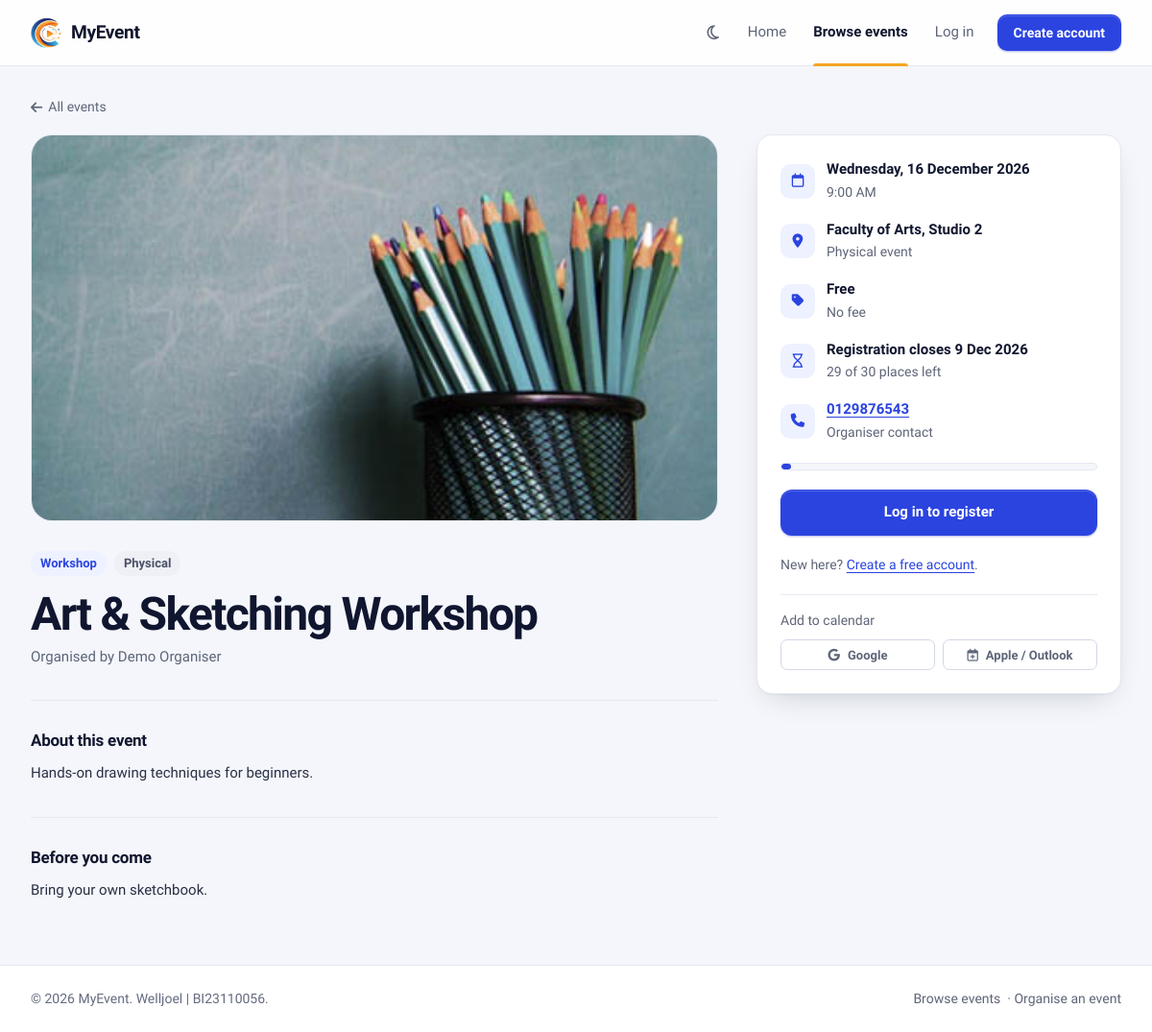
Page /event_detail.php?id=1 on the committed database.
### tables this page shows
CREATE TABLE IF NOT EXISTS `events` (
  `event_id` int(11) NOT NULL AUTO_INCREMENT,
  `event_name` varchar(255) NOT NULL,
  `description` text DEFAULT NULL,
  `contact_no` varchar(20) DEFAULT NULL,
  `category_id` int(10) unsigned DEFAULT NULL,
  `venue` varchar(255) NOT NULL,
  `event_date` date NOT NULL,
  `event_time` time NOT NULL,
  `end_time` time DEFAULT NULL,
  `mode` enum('Physical','Online','Hybrid') NOT NULL DEFAULT 'Physical',
  `remarks` text DEFAULT NULL,
  `visibility` enum('Public','Private') NOT NULL DEFAULT 'Public',
  `poster_path` varchar(255) DEFAULT NULL,
  `created_by` int(11) DEFAULT NULL,
  `created_at` timestamp NOT NULL DEFAULT current_timestamp(),
  `fee` decimal(10,2) NOT NULL DEFAULT 0.00,
  `reg_close_date` date DEFAULT NULL,
  `max_participants` int(11) NOT NULL DEFAULT 0,
  PRIMARY KEY (`event_id`),
  KEY `category_id` (`category_id`),
  KEY `fk_events_createdby` (`created_by`),
  KEY `idx_events_date` (`event_date`),
  CONSTRAINT `events_ibfk_1` FOREIGN KEY (`category_id`) REFERENCES `event_category` (`category_id`) ON DELETE SET NULL ON UPDATE CASCADE,
  CONSTRAINT `fk_events_createdby` FOREIGN KEY (`created_by`) REFERENCES `users` (`user_id`) ON DELETE SET NULL ON UPDATE CASCADE,
  CONSTRAINT `chk_events_fee` CHECK (`fee` >= 0),
  CONSTRAINT `chk_events_capacity` CHECK (`max_participants` >= 0)
);

CREATE TABLE IF NOT EXISTS `event_category` (
  `category_id` int(10) unsigned NOT NULL AUTO_INCREMENT,
  `categoryName` varchar(100) NOT NULL,
  `categoryDesc` varchar(100) NOT NULL,
  `createDate` timestamp NOT NULL DEFAULT current_timestamp(),
  PRIMARY KEY (`category_id`)
);

CREATE TABLE IF NOT EXISTS `users` (
  `user_id` int(11) NOT NULL AUTO_INCREMENT,
  `category` enum('Staff','Student','Public') NOT NULL,
  `name` varchar(255) NOT NULL,
  `email` varchar(255) NOT NULL,
  `phone` varchar(20) DEFAULT NULL,
  `organization` varchar(255) NOT NULL,
  `recommend_events` text DEFAULT NULL,
  `password` varchar(255) NOT NULL,
  `role` enum('Admin','User') NOT NULL DEFAULT 'User',
  `created_at` timestamp NOT NULL DEFAULT current_timestamp(),
  `bio` text DEFAULT NULL,
  `profile_pic` varchar(255) DEFAULT NULL,
  `email_participant` tinyint(1) NOT NULL DEFAULT 1 COMMENT 'Emails about my own registrations and events I joined',
  `email_organiser` tinyint(1) NOT NULL DEFAULT 1 COMMENT 'Emails when people register for events I organise',
  PRIMARY KEY (`user_id`),
  UNIQUE KEY `email` (`email`)
);

### include/helpers.php (called while the page is built, shortened)
<?php
function poster_url(?string $file): string
{
    if ($file && basename($file) === $file) {
        foreach ([POSTER_DIR, 'assets/img'] as $dir) {
            if (is_file(ROOT_PATH . '/' . $dir . '/' . $file)) {
                return BASE_URL . $dir . '/' . rawurlencode($file);
            }
        }
    }
    return BASE_URL . 'assets/img/event-placeholder.svg';
}
function format_fee($fee): string
{
    $amount = (float) $fee;
    return $amount > 0 ? 'RM ' . number_format($amount, 2) : 'Free';
}
function db_all(mysqli $conn, string $sql, string $types = '', array $params = []): array
{
    $stmt = $conn->prepare($sql);
    if ($types !== '') {
        $stmt->bind_param($types, ...$params);
    }
    $stmt->execute();
    $rows = $stmt->get_result()->fetch_all(MYSQLI_ASSOC);
    return $rows;
}
function event_period(array $event): array
{
    $tz = new DateTimeZone(date_default_timezone_get());
    $start = new DateTimeImmutable($event['event_date'] . ' ' . $event['event_time'], $tz);
    $end = !empty($event['end_time'])
        ? new DateTimeImmutable($event['event_date'] . ' ' . $event['end_time'], $tz)
        : $start->modify('+' . DEFAULT_EVENT_HOURS . ' hours');
    return [$start, $end];
}
function google_calendar_url(array $event): string
{
    [$start, $end] = event_period($event);
    $utc = new DateTimeZone('UTC');
    return 'https://calendar.google.com/calendar/render?' . http_build_query([
        'action'   => 'TEMPLATE',
        'text'     => $event['event_name'],
        'dates'    => $start->setTimezone($utc)->format('Ymd\THis\Z') . '/' . $end->setTimezone($utc)->format('Ymd\THis\Z'),
        'details'  => trim(mb_substr((string) ($event['description'] ?? ''), 0, 800) . "\n\n" . BASE_URL . 'event_detail.php?id=' . (int) $event['event_id']),
        'location' => $event['venue'] ?? '',
    ]);
}

### include/security.php (called while the page is built, shortened)
<?php
function e($value): string
{
    return htmlspecialchars((string) ($value ?? ''), ENT_QUOTES | ENT_SUBSTITUTE, 'UTF-8');
}
function is_logged_in(): bool
{
    return !empty($_SESSION['loggedin']) && isset($_SESSION['user_id']);
}

### event_detail.php (the view, shortened to what this page needs)
<?php
require_once __DIR__ . '/config.php';
$event_id = (int) ($_GET['id'] ?? 0);
$event = db_all($conn,
    "SELECT e.*, c.categoryName AS category, u.name AS organizer_name,
            (SELECT COUNT(*) FROM registrations r WHERE r.event_id = e.event_id AND r.approval_status <> 'Rejected') AS taken
     FROM events e
     LEFT JOIN users u ON u.user_id = e.created_by
     LEFT JOIN event_category c ON c.category_id = e.category_id
     WHERE e.event_id = ?", 'i', [$event_id])[0] ?? null;
$close_date = $event['reg_close_date'] ?: $event['event_date'];
$is_closed  = $close_date < date('Y-m-d');
$capacity   = (int) $event['max_participants'];
$taken      = (int) $event['taken'];
$is_full    = $capacity > 0 && $taken >= $capacity;
$is_owner   = is_logged_in() && (int) $event['created_by'] === current_user_id();
$status     = is_logged_in()
    ? db_value($conn, 'SELECT approval_status FROM registrations WHERE user_id = ? AND event_id = ?', 'ii', [current_user_id(), $event_id])
    : null;
$wait_pos   = is_logged_in() ? waitlist_position($conn, $event_id, current_user_id()) : null;
$is_past    = $event['event_date'] < date('Y-m-d');
include ROOT_PATH . '/include/layout/public_start.php';
?>
<div class="detail">
    <div class="detail-top">
        <a class="back-link" href="browse_events.php"><i class="fa-solid fa-arrow-left"></i> All events</a>
    </div>
    <header class="detail-head">
        <img class="detail-poster" src="<?= e(poster_url($event['poster_path'])) ?>" alt="Poster for <?= e($event['event_name']) ?>">
        <div class="badge-row">
            <span class="badge badge-brand no-dot"><?= e($event['category'] ?? 'General') ?></span>
            <span class="badge no-dot"><?= e($event['mode']) ?></span>
        </div>
        <h1 class="detail-title"><?= e($event['event_name']) ?></h1>
        <p class="detail-organiser">Organised by <?= e($event['organizer_name'] ?? APP_NAME) ?></p>
    </header>
    <article class="detail-body">
        <?php if (trim((string) $event['description']) !== ''): ?>
            <section class="detail-section">
                <h2>About this event</h2>
                <p><?= nl2br(e($event['description'])) ?></p>
            </section>
        <?php endif; ?>
        <?php if (trim((string) $event['remarks']) !== ''): ?>
            <section class="detail-section">
                <h2>Before you come</h2>
                <p><?= nl2br(e($event['remarks'])) ?></p>
            </section>
        <?php endif; ?>
    </article>
    <aside class="card detail-aside" aria-label="Event details and registration">
        <div class="card-body">
            <ul class="facts">
                <li><i class="fa-regular fa-calendar" aria-hidden="true"></i><div><b><?= e(date('l, j F Y', strtotime($event['event_date']))) ?></b><span><?= e(date('g:i A', strtotime($event['event_time']))) ?></span></div></li>
                <li><i class="fa-solid fa-location-dot" aria-hidden="true"></i><div><b><?= e($event['venue']) ?></b><span><?= e($event['mode']) ?> event</span></div></li>
                <li><i class="fa-solid fa-tag" aria-hidden="true"></i><div><b><?= e(format_fee($event['fee'])) ?></b><span><?= (float) $event['fee'] > 0 ? 'Paid to the organiser' : 'No fee' ?></span></div></li>
                <li><i class="fa-regular fa-hourglass" aria-hidden="true"></i><div><b>Registration <?= $is_closed ? 'closed' : 'closes' ?> <?= e(date('j M Y', strtotime($close_date))) ?></b><span><?= $capacity > 0 ? max(0, $capacity - $taken) . ' of ' . $capacity . ' places left' : 'No limit on places' ?></span></div></li>
                <?php if (!empty($event['contact_no'])): ?>
                    <li><i class="fa-solid fa-phone" aria-hidden="true"></i><div><b><a href="tel:<?= e(preg_replace('/[^0-9+]/', '', $event['contact_no'])) ?>"><?= e($event['contact_no']) ?></a></b><span>Organiser contact</span></div></li>
                <?php endif; ?>
            </ul>
            <?php if ($capacity > 0): ?>
                <div class="capacity" role="img" aria-label="<?= $taken ?> of <?= $capacity ?> places taken"><span style="width: <?= min(100, round($taken / $capacity * 100)) ?>%"></span></div>
            <?php endif; ?>
            <?php if ($is_owner): ?>
                <div class="btn-stack">
                    <a class="btn btn-primary btn-block" href="users/manage_participants.php?event_id=<?= $event_id ?>"><i class="fa-solid fa-users"></i> Manage participants</a>
                    <a class="btn btn-secondary btn-block" href="users/edit_event.php?id=<?= $event_id ?>">Edit event</a>
                </div>
            <?php elseif ($status === 'Pending'): ?>
                <div class="status-box flash-info"><i class="fa-regular fa-clock"></i> Registered. Waiting for the organiser to approve.</div>
            <?php elseif ($status === 'Rejected'): ?>
                <div class="status-box flash-error"><i class="fa-solid fa-circle-xmark"></i> Your registration was not approved.</div>
            <?php elseif ($is_closed): ?>
                <div class="status-box is-muted"><i class="fa-solid fa-lock"></i> Registration has closed.</div>
            <?php elseif ($is_full): ?>
                <div class="status-box is-muted"><i class="fa-solid fa-users-slash"></i> This event is full.</div>
                <a class="btn btn-primary btn-block btn-lg" href="auth/login.php">Log in to join the waitlist</a>
            <?php else: ?>
                <a class="btn btn-primary btn-block btn-lg" href="auth/login.php">Log in to register</a>
                <p class="cell-muted no-margin">New here? <a href="auth/register.php">Create a free account</a>.</p>
            <?php endif; ?>
            <?php if (!$is_past): ?>
                <div class="calendar-links">
                    <span class="cell-muted">Add to calendar</span>
                    <a class="btn btn-ghost btn-sm" href="<?= e(google_calendar_url($event)) ?>" target="_blank" rel="noopener"><i class="fa-brands fa-google" aria-hidden="true"></i> Google</a>
                    <a class="btn btn-ghost btn-sm" href="event_calendar.php?id=<?= $event_id ?>"><i class="fa-regular fa-calendar-plus" aria-hidden="true"></i> Apple / Outlook</a>
                </div>
            <?php endif; ?>
        </div>
    </aside>
</div>
<?php include ROOT_PATH . '/include/layout/public_end.php'; ?>

### assets/css/app.css (style rules this page uses)
:root { --ink: #10162f; --text: #2a3044; --muted: #5e6578; --faint: #646b80; --blue: #2b44e0; --blue-dark: #1e33b5; --blue-tint: #eef1ff; --blue-line: #cfd6fb; --saffron: #f5a524; --saffron-tint: #fff4dc; --saffron-ink: #8a5300; --paper: #f4f6fb; --surface: #ffffff; --surface-2: #f9fafd; --line: #e5e8f1; --line-strong: #d3d8e6; --primary: #2b44e0; --primary-hover: #1e33b5; --on-primary: #ffffff; --on-saffron: #10162f; --on-ink: #ffffff; --board-bg: #2b44e0; --line-hover: #c3c9da; --row-hover: #fafbff; --badge-bg: #eef0f5; --badge-text: #4a5168; --topbar-bg: rgba(244, 246, 251, 0.85); --nav-bg: rgba(255, 255, 255, 0.88); --tag-bg: rgba(255, 255, 255, 0.92); --scrim: rgba(16, 22, 47, 0.35); --green: #127a47; --green-tint: #e6f6ed; --green-line: #bfe6cf; --red: #c0322b; --red-tint: #fdeceb; --red-line: #f5c7c4; --sky: #0b6aa8; --sky-tint: #e6f2fb; --sky-line: #bddcf1; --green-hover: #0e6339; --flash-success-text: #0c5131; --flash-error-text: #84211c; --flash-info-text: #0a4a75; --font-display: "Bricolage Grotesque", "Geist", system-ui, sans-serif; --font-body: "Geist", system-ui, -apple-system, "Segoe UI", Roboto, sans-serif; --fs-xs: 0.8125rem; --fs-sm: 0.875rem; --fs-md: 0.9375rem; --fs-lg: 1.0625rem; --fs-xl: 1.375rem; --fs-2xl: 1.875rem; --radius-lg: 16px; --radius-md: 10px; --radius-sm: 7px; --shadow-sm: 0 1px 2px rgba(16, 22, 47, 0.05); --shadow-lift: 0 1px 2px rgba(16, 22, 47, 0.04), 0 12px 32px -14px rgba(16, 22, 47, 0.22); --focus: 0 0 0 3px rgba(43, 68, 224, 0.28); --sp-1: 4px; --sp-2: 8px; --sp-3: 12px; --sp-4: 16px; --sp-5: 20px; --sp-6: 24px; --sp-8: 32px; --sp-10: 40px; --sp-12: 48px; --sp-16: 64px; --gutter: var(--sp-6); --inset: var(--sp-6); --sidebar-w: 264px; --topbar-h: 68px; color-scheme: light; }
*, *::before, *::after { box-sizing: border-box; }
html { -webkit-text-size-adjust: 100%; }
body.app { margin: 0; font-family: var(--font-body); font-size: var(--fs-md); line-height: 1.55; color: var(--text); background: var(--paper); -webkit-font-smoothing: antialiased; }
a { color: var(--blue); text-underline-offset: 3px; }
img { max-width: 100%; }
h1, h2, h3, h4 { text-wrap: balance; font-family: var(--font-display); color: var(--ink); line-height: 1.15; margin: 0; font-weight: 700; letter-spacing: -0.015em; }
.back-link { display: inline-flex; align-items: center; gap: 6px; margin-bottom: var(--sp-4); color: var(--muted); text-decoration: none; font-size: var(--fs-sm); font-weight: 500; }
.card { background: var(--surface); border: 1px solid var(--line); border-radius: var(--radius-lg); box-shadow: var(--shadow-sm); }
.card-body { padding: var(--inset); }
.cell-muted { color: var(--muted); font-size: var(--fs-sm); }
.btn { display: inline-flex; align-items: center; justify-content: center; gap: 8px; height: 38px; padding: 0 16px; border-radius: var(--radius-md); border: 1px solid transparent; font: inherit; font-size: var(--fs-sm); font-weight: 600; line-height: 1; text-decoration: none; cursor: pointer; white-space: nowrap; transition: background-color 0.12s ease, border-color 0.12s ease, box-shadow 0.12s ease; }
.btn-primary { background: var(--primary); color: var(--on-primary); box-shadow: inset 0 1px 0 rgba(255, 255, 255, 0.18), 0 1px 2px rgba(30, 51, 181, 0.35); }
.btn-ghost { background: transparent; color: var(--muted); }
.btn-sm { height: 32px; padding: 0 12px; font-size: var(--fs-xs); border-radius: var(--radius-sm); }
.btn-block { width: 100%; }
.btn-lg { height: 48px; font-size: var(--fs-md); border-radius: 12px; }
.badge { display: inline-flex; align-items: center; gap: 6px; padding: 3px 10px; border-radius: 999px; font-size: var(--fs-xs); font-weight: 600; white-space: nowrap; background: var(--badge-bg); color: var(--badge-text); text-decoration: none; }
.badge::before { content: ""; width: 6px; height: 6px; border-radius: 50%; background: currentColor; }
.badge.no-dot::before { display: none; }
.badge-brand { background: var(--blue-tint); color: var(--blue); }
.badge-row { display: flex; gap: var(--sp-2); flex-wrap: wrap; margin-top: var(--sp-6); }
.no-margin { margin: 0; }

### rows in the picture
events: poster_path (picture), category.categoryName "Workshop", mode "Physical", event_name "Art & Sketching Workshop", created_by.name "Demo Organiser", description "Hands-on drawing techniques for beginners.", remarks "Bring your own sketchbook.", event_date "Wednesday, 16 December 2026", event_time "9:00 AM", venue "Faculty of Arts, Studio 2", fee "Free", reg_close_date "9 Dec 2026", max_participants "30", contact_no "0129876543"

### other values in the picture
APP_NAME "MyEvent"
max(0, $capacity - $taken) "29"
